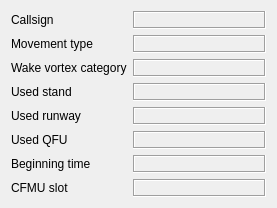
<?xml version="1.0" encoding="UTF-8"?>
<ui version="4.0">
 <class>FlightInspector</class>
 <widget class="QWidget" name="FlightInspector">
  <property name="geometry">
   <rect>
    <x>0</x>
    <y>0</y>
    <width>301</width>
    <height>242</height>
   </rect>
  </property>
  <property name="sizePolicy">
   <sizepolicy hsizetype="Fixed" vsizetype="Preferred">
    <horstretch>0</horstretch>
    <verstretch>0</verstretch>
   </sizepolicy>
  </property>
  <property name="windowTitle">
   <string>Flight Inspector</string>
  </property>
  <layout class="QVBoxLayout" name="verticalLayout">
   <property name="sizeConstraint">
    <enum>QLayout::SetFixedSize</enum>
   </property>
   <item>
    <layout class="QGridLayout" name="gridLayout">
     <item row="3" column="0">
      <widget class="QLabel" name="title_stand">
       <property name="frameShape">
        <enum>QFrame::NoFrame</enum>
       </property>
       <property name="text">
        <string>Used stand</string>
       </property>
      </widget>
     </item>
     <item row="2" column="1">
      <widget class="QLabel" name="label_wake">
       <property name="minimumSize">
        <size>
         <width>133</width>
         <height>0</height>
        </size>
       </property>
       <property name="frameShape">
        <enum>QFrame::Box</enum>
       </property>
       <property name="frameShadow">
        <enum>QFrame::Sunken</enum>
       </property>
       <property name="text">
        <string/>
       </property>
      </widget>
     </item>
     <item row="5" column="1">
      <widget class="QLabel" name="label_qfu">
       <property name="minimumSize">
        <size>
         <width>133</width>
         <height>0</height>
        </size>
       </property>
       <property name="frameShape">
        <enum>QFrame::Box</enum>
       </property>
       <property name="frameShadow">
        <enum>QFrame::Sunken</enum>
       </property>
       <property name="text">
        <string/>
       </property>
      </widget>
     </item>
     <item row="6" column="0">
      <widget class="QLabel" name="title_time">
       <property name="frameShape">
        <enum>QFrame::NoFrame</enum>
       </property>
       <property name="text">
        <string>Beginning time</string>
       </property>
      </widget>
     </item>
     <item row="1" column="0">
      <widget class="QLabel" name="title_movement_type">
       <property name="frameShape">
        <enum>QFrame::NoFrame</enum>
       </property>
       <property name="text">
        <string>Movement type</string>
       </property>
      </widget>
     </item>
     <item row="5" column="0">
      <widget class="QLabel" name="title_qfu">
       <property name="frameShape">
        <enum>QFrame::NoFrame</enum>
       </property>
       <property name="text">
        <string>Used QFU</string>
       </property>
      </widget>
     </item>
     <item row="6" column="1">
      <widget class="QLabel" name="label_time">
       <property name="minimumSize">
        <size>
         <width>133</width>
         <height>0</height>
        </size>
       </property>
       <property name="frameShape">
        <enum>QFrame::Box</enum>
       </property>
       <property name="frameShadow">
        <enum>QFrame::Sunken</enum>
       </property>
       <property name="text">
        <string/>
       </property>
      </widget>
     </item>
     <item row="4" column="1">
      <widget class="QLabel" name="label_runway">
       <property name="minimumSize">
        <size>
         <width>133</width>
         <height>0</height>
        </size>
       </property>
       <property name="frameShape">
        <enum>QFrame::Box</enum>
       </property>
       <property name="frameShadow">
        <enum>QFrame::Sunken</enum>
       </property>
       <property name="text">
        <string/>
       </property>
      </widget>
     </item>
     <item row="7" column="0">
      <widget class="QLabel" name="title_slot">
       <property name="frameShape">
        <enum>QFrame::NoFrame</enum>
       </property>
       <property name="text">
        <string>CFMU slot</string>
       </property>
      </widget>
     </item>
     <item row="3" column="1">
      <widget class="QLabel" name="label_stand">
       <property name="minimumSize">
        <size>
         <width>133</width>
         <height>0</height>
        </size>
       </property>
       <property name="frameShape">
        <enum>QFrame::Box</enum>
       </property>
       <property name="frameShadow">
        <enum>QFrame::Sunken</enum>
       </property>
       <property name="text">
        <string/>
       </property>
      </widget>
     </item>
     <item row="0" column="1">
      <widget class="QLabel" name="label_callsign">
       <property name="minimumSize">
        <size>
         <width>133</width>
         <height>0</height>
        </size>
       </property>
       <property name="frameShape">
        <enum>QFrame::Box</enum>
       </property>
       <property name="frameShadow">
        <enum>QFrame::Sunken</enum>
       </property>
       <property name="text">
        <string/>
       </property>
      </widget>
     </item>
     <item row="4" column="0">
      <widget class="QLabel" name="title_runway">
       <property name="frameShape">
        <enum>QFrame::NoFrame</enum>
       </property>
       <property name="text">
        <string>Used runway</string>
       </property>
      </widget>
     </item>
     <item row="2" column="0">
      <widget class="QLabel" name="title_wake">
       <property name="frameShape">
        <enum>QFrame::NoFrame</enum>
       </property>
       <property name="text">
        <string>Wake vortex category</string>
       </property>
      </widget>
     </item>
     <item row="1" column="1">
      <widget class="QLabel" name="label_movement_type">
       <property name="minimumSize">
        <size>
         <width>133</width>
         <height>0</height>
        </size>
       </property>
       <property name="frameShape">
        <enum>QFrame::Box</enum>
       </property>
       <property name="frameShadow">
        <enum>QFrame::Sunken</enum>
       </property>
       <property name="text">
        <string/>
       </property>
      </widget>
     </item>
     <item row="0" column="0">
      <widget class="QLabel" name="title_callsign">
       <property name="frameShape">
        <enum>QFrame::NoFrame</enum>
       </property>
       <property name="text">
        <string>Callsign</string>
       </property>
      </widget>
     </item>
     <item row="7" column="1">
      <widget class="QLabel" name="label_slot">
       <property name="minimumSize">
        <size>
         <width>133</width>
         <height>0</height>
        </size>
       </property>
       <property name="frameShape">
        <enum>QFrame::Box</enum>
       </property>
       <property name="frameShadow">
        <enum>QFrame::Sunken</enum>
       </property>
       <property name="text">
        <string/>
       </property>
      </widget>
     </item>
    </layout>
   </item>
  </layout>
 </widget>
 <resources/>
 <connections/>
</ui>
